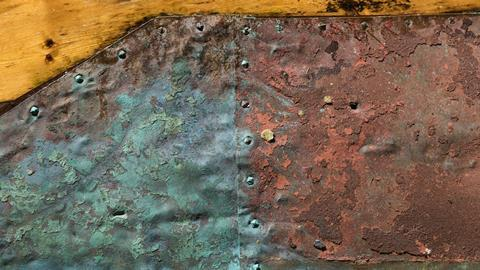
#> input picture Projeto/imgs/1.jpg, 480 x 270 px, found by its file name; its folder holds only this picture in this run
$ python main.py imgs/1.jpg
#> lines starting #> are read from the running program, lines starting #| are printed output that depends on the picture; after the words box and inside, x2 and y2 are one past the last pixel; in counts of white or black regions, pixels touching at a corner belong together
#
# Deteção de corrosão em superfícies metálicas
#
# 88859 - Pedro Gonçalves
# 89228 - Pedro Silva
#
# Referências
# https://answers.opencv.org/question/178394/detection-of-rust-with-opencv-python/?fbclid=IwAR1Lztp2SBI73kiGvkekMHdWPXO16HbhvNjWfhdgQh7T5gCs1v2mXA8Bp_Q
# https://docs.opencv.org/master/d1/db7/tutorial_py_histogram_begins.html
#

import cv2
import imutils
import numpy as np
from matplotlib import pyplot as plt
import sys

img = cv2.imread('imgs/' + sys.argv[1], cv2.IMREAD_UNCHANGED)
#> img is the input picture: shape (270, 480, 3); mean B, G, R 83.8, 102.8, 119.6
height, width, channels = img.shape
#> height = 270; width = 480; channels = 3

rust = []
# Diferentes cores de ferrugem
# rust = [(min[B, G, R], max[B, G, R])]

# Low Red
rust.append([([30, 30, 60], [50, 40, 70])])
rust.append([([25, 30, 70], [40, 45, 80])])
rust.append([([40, 60, 90], [60, 65, 110])])
# Mid Red
rust.append([([70, 57, 115], [83, 90, 130])])
rust.append([([80, 100, 145], [90, 110, 180])])
rust.append([([35, 65, 115], [45, 90, 145])])
rust.append([([20, 45, 140], [40, 65, 165])])
rust.append([([40, 85, 170], [50, 100, 185])])
rust.append([([5, 25, 115], [25, 45, 130])])
# High Red
rust.append([([95, 125, 200], [100, 140, 205])])
rust.append([([115, 150, 220], [120, 160, 225])])

# Criação da nova imagem a partir dos intervalos de ferrugem
# Primeiro intervalo
for (lower, upper) in rust[0]:
    lower = np.array(lower, dtype = "uint8")
    upper = np.array(upper, dtype = "uint8")
    mask = cv2.inRange(img, lower, upper)
    final = cv2.bitwise_and(img, img, mask=mask)
#> this loop made 1 pass
#> pass 1, `mask = cv2.inRange(img, lower, upper)`:
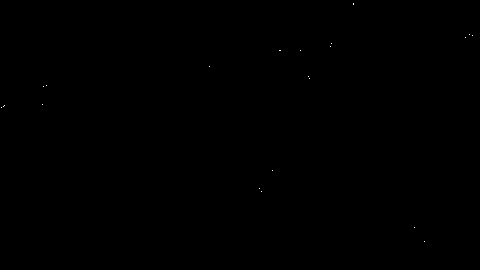
#> mask: shape (270, 480); 0.02% white in thin lines or dots, all inside (x1, y1, x2, y2) = (1, 3, 473, 242)

# Todos os restantes
for i in range(1, len(rust)):
    for (lower, upper) in rust[i]:
        lower = np.array(lower, dtype = "uint8")
        upper = np.array(upper, dtype = "uint8")
        mask = cv2.inRange(img, lower, upper)
        output = cv2.bitwise_and(img, img, mask=mask)
        final = cv2.bitwise_or(final, output)
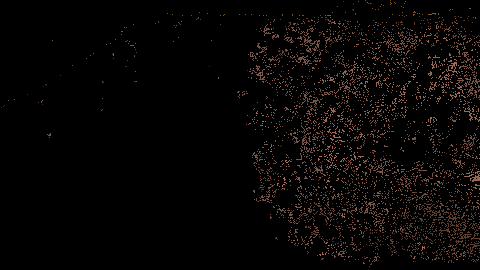
#> final: shape (270, 480, 3); mean B, G, R 4.3, 5.1, 7.5

# Histograma que demonstra a quantidade de
# pixeis presentes na imagem final
color = ('b', 'g', 'r')
for i, col in enumerate(color):
    histr = cv2.calcHist([final], [i], None, [256], [1,256])
    plt.plot(histr, color = col)
    plt.xlim([0, 256])

# Limitar a largura da imagem a 1280,
# mas manter a largura se a original for menor que 1280
max_width = 1280
if width > max_width:
    n_width = max_width
else:
    n_width = width
#> n_width = 480

# Imagem original
img = imutils.resize(img, width=n_width)
cv2.imshow("original", img)
# Imagem que indica onde há ferrugem
final = imutils.resize(final, width=n_width)
cv2.imshow("final", final)
# Display do histograma
cv2.waitKey(0)
plt.show()
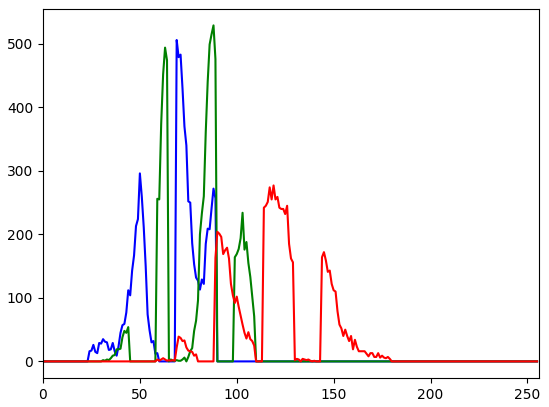
#> figure drawn by matplotlib, 1 panel; curve peaks at x = 69, y = 506; curve peaks at x = 88, y = 529; curve peaks at x = 119, y = 277

$ run again, on Projeto/imgs/13.jpg
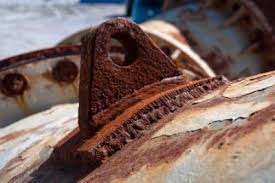
#> input picture Projeto/imgs/13.jpg, 275 x 183 px, found by its file name
#> img is the input picture: shape (183, 275, 3); mean B, G, R 94.6, 100.7, 124.1
#> the loop `for (lower, upper) in rust[0]:` made 1 pass
#> pass 1, `mask = cv2.inRange(img, lower, upper)`:
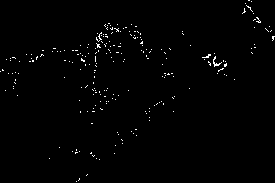
#> mask: shape (183, 275); 0.99% white in thin lines or dots
#> `plt.show()`:
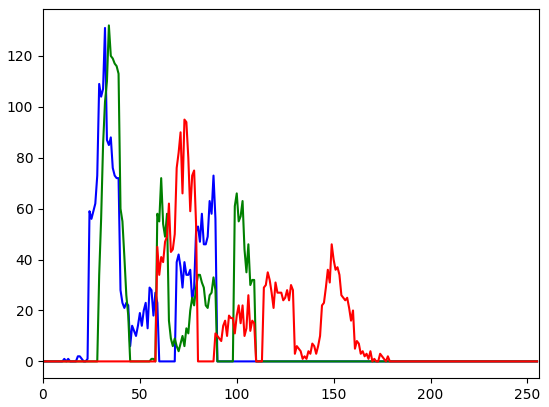
#> figure drawn by matplotlib, 1 panel; curve peaks at x = 32, y = 131; curve peaks at x = 34, y = 132; curve peaks at x = 73, y = 95

$ run again, on Projeto/imgs/14.jpg
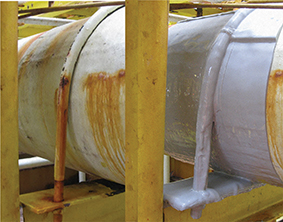
#> input picture Projeto/imgs/14.jpg, 283 x 222 px, found by its file name
#> img is the input picture: shape (222, 283, 3); mean B, G, R 92.6, 126.9, 142.9
#> `plt.show()`:
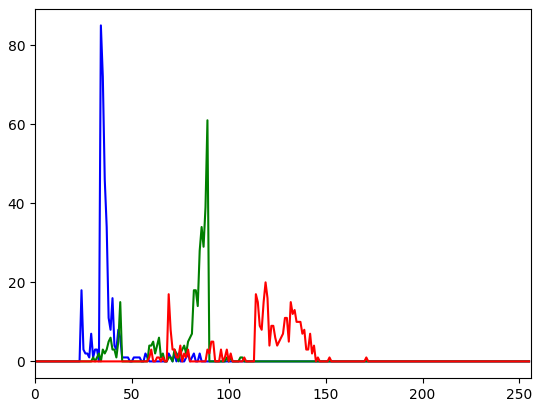
#> figure drawn by matplotlib, 1 panel; curve peaks at x = 34, y = 85; curve peaks at x = 89, y = 61; curve peaks at x = 119, y = 20

$ run again, on Projeto/imgs/15.jpg
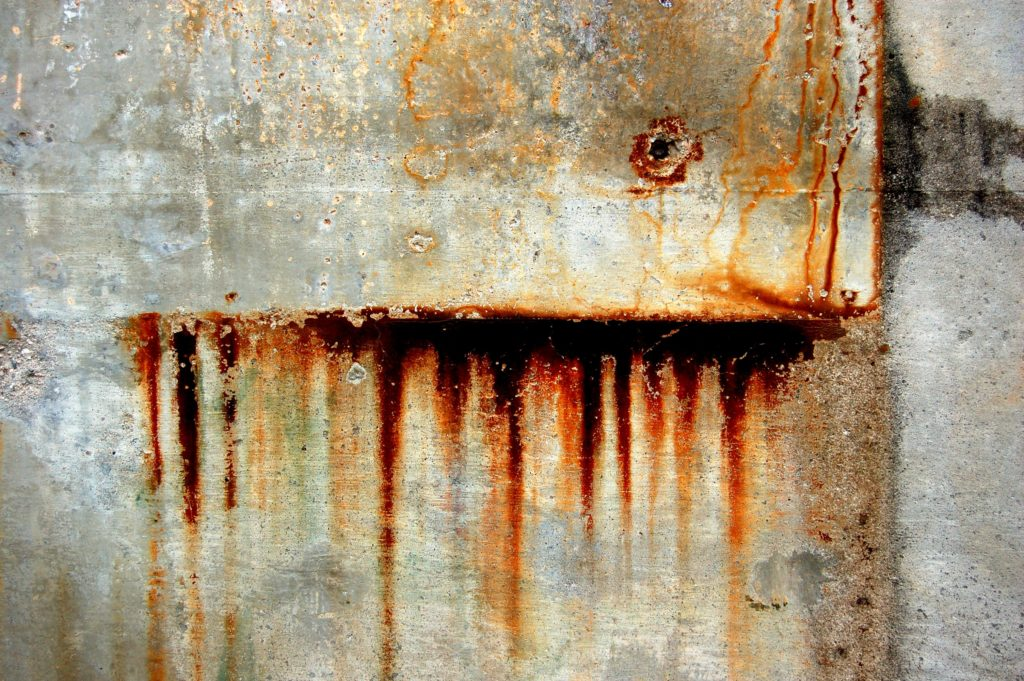
#> input picture Projeto/imgs/15.jpg, 1024 x 681 px, found by its file name
#> img is the input picture: shape (681, 1024, 3); mean B, G, R 123.3, 150, 168.5
#> `plt.show()`:
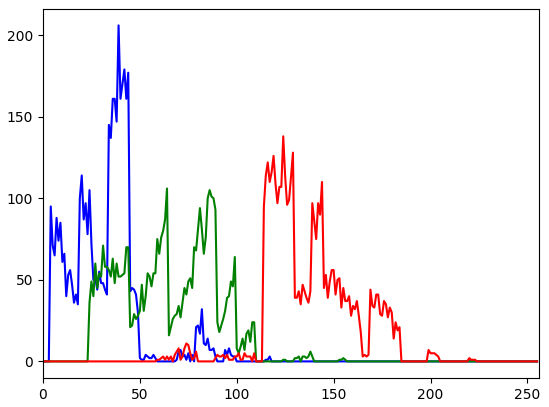
#> figure drawn by matplotlib, 1 panel; curve peaks at x = 39, y = 206; curve peaks at x = 64, y = 106; curve peaks at x = 124, y = 138

$ run again, on Projeto/imgs/10.jpg
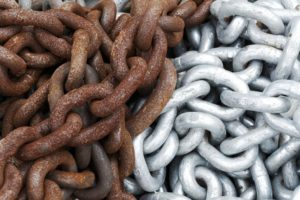
#> input picture Projeto/imgs/10.jpg, 300 x 200 px, found by its file name
#> img is the input picture: shape (200, 300, 3); mean B, G, R 109.1, 113.3, 125.4
#> the loop `for (lower, upper) in rust[0]:` made 1 pass
#> pass 1, `mask = cv2.inRange(img, lower, upper)`:
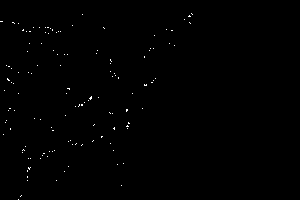
#> mask: shape (200, 300); 0.34% white in thin lines or dots, all inside (x1, y1, x2, y2) = (0, 13, 193, 200)
#> `plt.show()`:
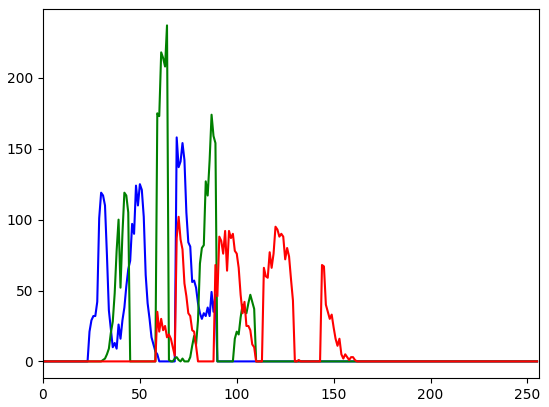
#> figure drawn by matplotlib, 1 panel; curve peaks at x = 69, y = 158; curve peaks at x = 64, y = 237; curve peaks at x = 70, y = 102
